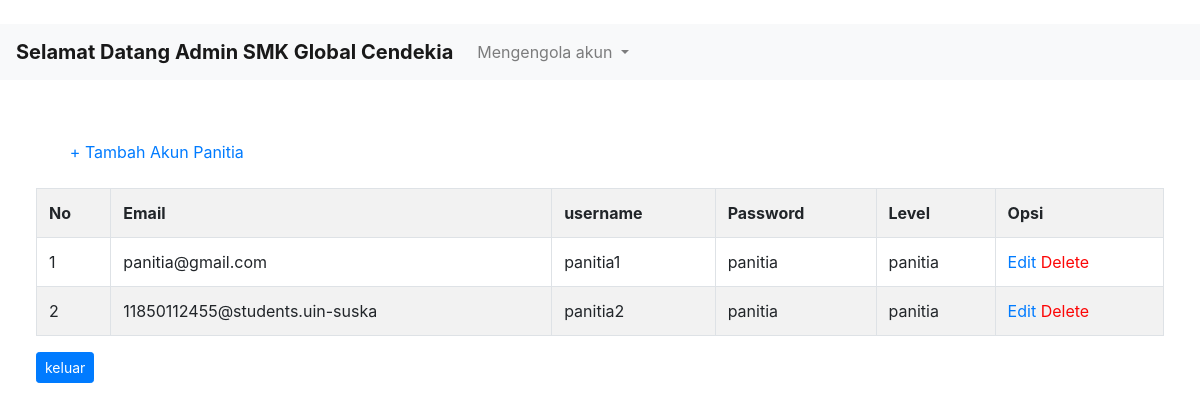
/admin.php (signed in), run on the app's committed database.
### tables this page shows
CREATE TABLE `akun` (
  `id` int(255) NOT NULL,
  `email` varchar(30) NOT NULL,
  `username` varchar(30) NOT NULL,
  `password` varchar(30) NOT NULL,
  `level` enum('admin','siswa','panitia') NOT NULL
);

### admin.php (the view, shortened to what this page needs)
<!DOCTYPE html>
<html>
<head>
    <link rel="stylesheet" type="text/css" href="css/bootstrap.css">
</head>
<body>
<br/>
<nav class="navbar navbar-expand-lg navbar-light bg-light">
 <a class="navbar-brand" href="#"><b>Selamat Datang Admin SMK Global Cendekia</b></a>
 <div class="collapse navbar-collapse" id="navbarSupportedContent">
   <ul class="navbar-nav mr-auto">
        <li class="nav-item dropdown">
            <a class="nav-link dropdown-toggle" href="#" id="navbarDropdown" role="button" data-toggle="dropdown" aria-haspopup="true" aria-expanded="false">
                    Mengengola akun
            </a>
                </li>
   </ul>
</div>
</nav>
<div style="margin: 3% 3% 3% 3%;">
<a style="margin-left:3%;" href="tambahakun.php">+ Tambah Akun Panitia</a></br></br>
<div table-responsive>
<table class="table table-bordered table-striped table-hover" border="1">
    <tr>
    <th>No</th>
    <th>Email</th>
    <th>username</th>
    <th>Password</th>
    <th>Level</th>
    <th>Opsi</th>
    </tr>
                <?php
                    include 'koneksi.php';
                    $data = mysqli_query($conn,"SELECT * from akun WHERE level='panitia'");
                    $no = 1;
                    while($d = mysqli_fetch_array($data)){
                        ?>
                   <tr>
                            <td><?php echo $no++; ?></td>
                            <td><?php echo $d['email']; ?></td>
                            <td><?php echo $d['username']; ?></td>
                            <td><?php echo $d['password']; ?></td>
                            <td><?php echo $d['level']; ?></td>
                        <td>
                            <a href="editakun.php?id=<?php echo $d['id']; ?>">Edit</a>
                            <a style="color: #fc0606;;" href="delete.php?id=<?php echo $d['id']; ?>">Delete</a>
                        </td>
                    </tr>
                   <?php }?>
            </table>
            </div>
            <a href="login.php">
                    <button class="btn btn-primary btn-sm">keluar</button>
            </a>
            </div>
</body>
</html>

### data on the page
akun: email "panitia@gmail.com", username "panitia1", password "panitia", level "panitia"
akun: email "11850112455@students.uin-suska", username "panitia2", password "panitia", level "panitia"
